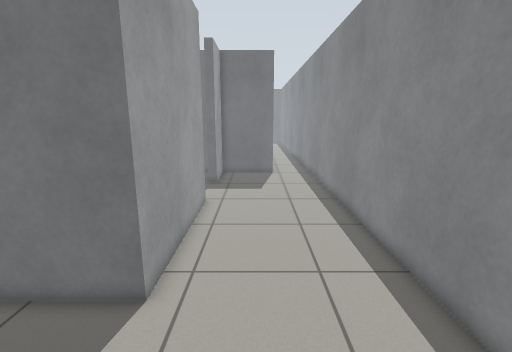
View 1 (above)

17 first-person views from a walk through a Gazebo world. The camera is 1.2 m above the floor, tilts 12° down and sees 85° across. The floor is counted in squares, 0.25 m on a side. Each view is taken from the middle of a square. On the plan, view 1 faces up. The plan holds only what a view shows up to about 20 squares ahead; the rest is blank. The place goes on beyond the plan. Gazebo's built-in surfaces are drawn with simple patterns.

View 2
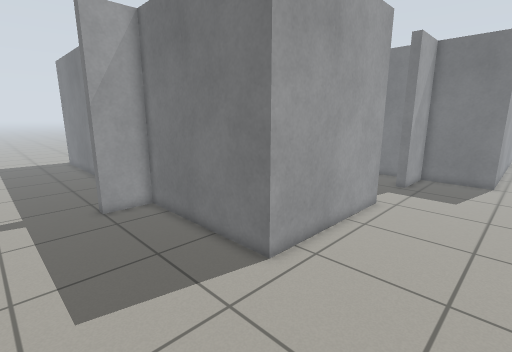

View 3
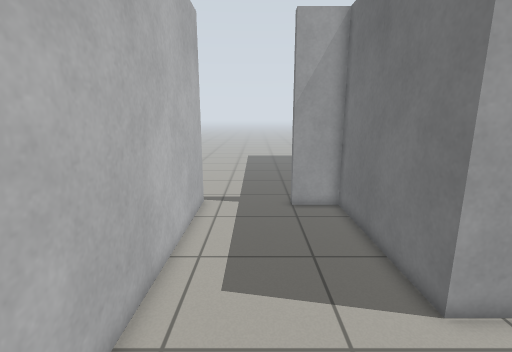

View 4
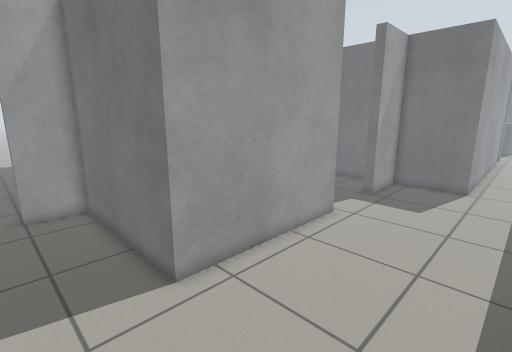

View 5
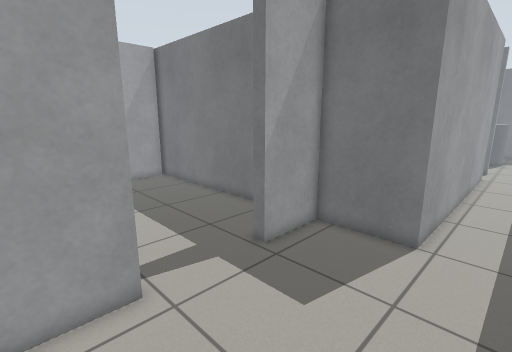

View 6
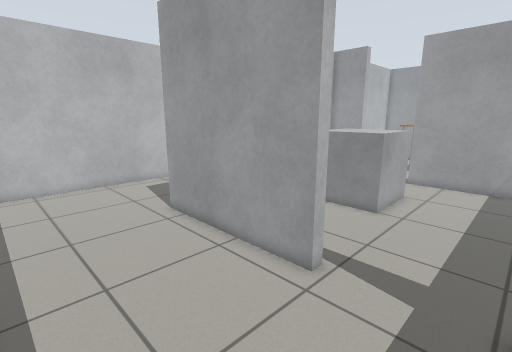

View 7
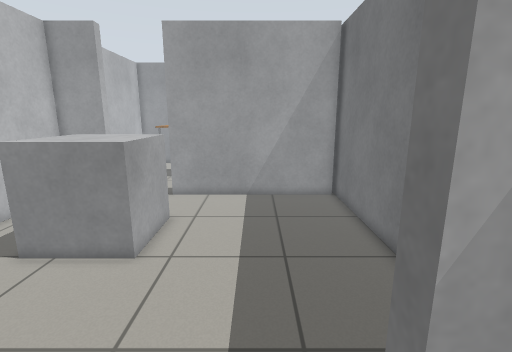

View 8
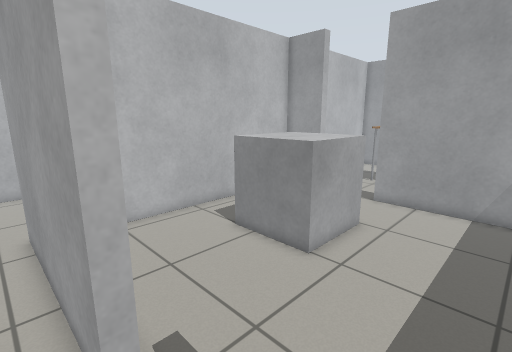

View 9
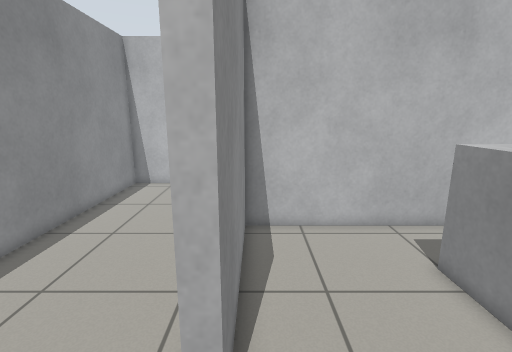

View 10
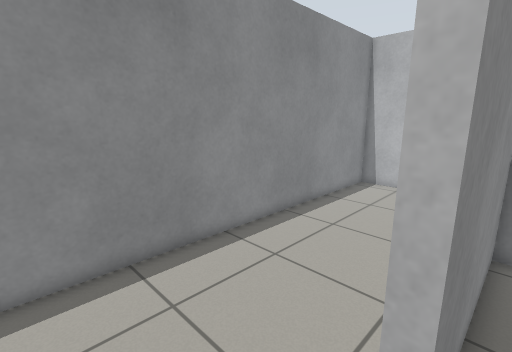

View 11
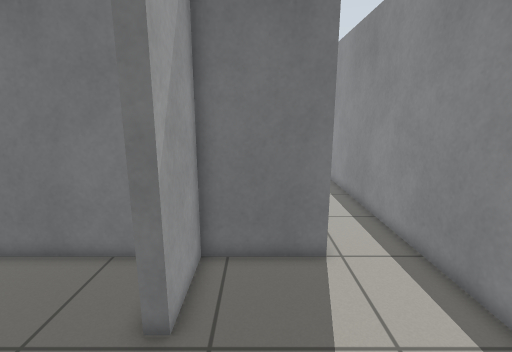

View 12
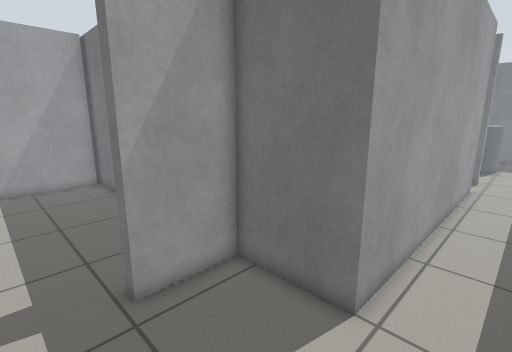

View 13
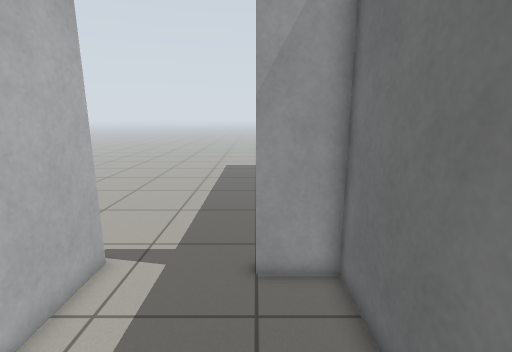

View 14
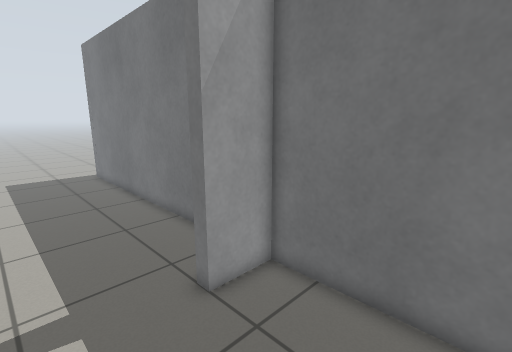

View 15
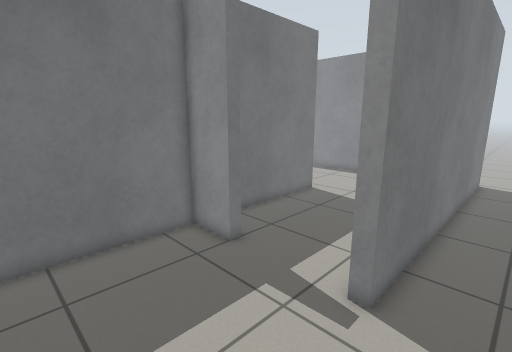

View 16
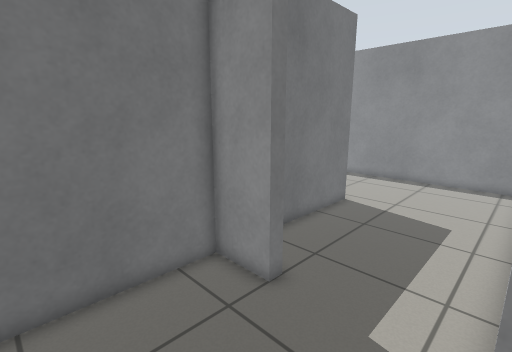

View 17
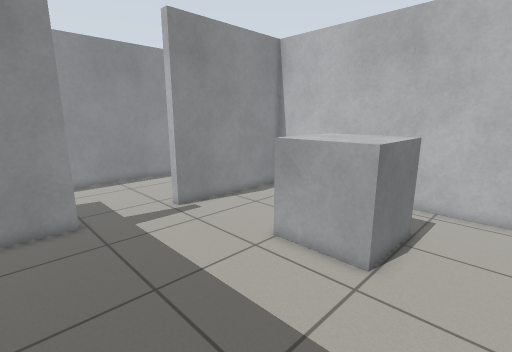

### Floor plan
Points are (right, up) in squares from view 1. A wall is a line through its corners. A room is listed if a view was taken in it or the views show most of it. See-through windows are left out.
Room 1 (views 1, 2, 3, 4, 5, 6, 7, 8, 11, 12, 13, 14)
walls: (-2.9, 15.6) (-2.9, 6.6) (-11.8, 6.6) (-11.8, 4); (-11.4, -1) (4.9, -1) (4.9, 35.9); (1.5, 39.9) (1.5, 24) (-2.9, 24) (-2.9, 20.4)
ways out: opening at (-3.5, 18) to room 2; opening at (-12, 1.5) to room 4
Room 2 (views 9, 10, 17)
walls: (-2.9, 20.4) (-3.5, 20.4) (-3.5, 22.9); (-18, 10) (-18, 7.2) (-3.5, 7.2) (-3.5, 15.6) (-2.9, 15.6); (-5.1, 24) (-18.9, 24); (-18, 23.9) (-18, 13.8)
ways out: opening at (-3.5, 18) to room 1; opening at (-18.5, 12)
objects: other object (-14, 11) to (-10, 15)
Room 3 (view 15)
walls: (5.5, -1.6) (-12.4, -1.6)
ways out: opening at (-16.5, -1.5) to room 4
Room 4 (view 16)
walls: (-11.8, 4) (-12.4, 4) (-12.4, 6.6) (-20.5, 6.6); (-12.4, -1.6) (-12.4, -1) (-11.4, -1)
ways out: opening at (-12, 1.5) to room 1; opening at (-16.5, -1.5) to room 3

Positions as (right, up) in squares from view 1, and headings:
1: (0, 0), facing up
2: (3, 0), facing up-left
3: (3, 2), facing left
4: (4, 3), facing up-left
5: (4, 13), facing up-left
6: (4, 20), facing down-left
7: (-1, 19), facing left
8: (-2, 20), facing down-left
9: (-4, 19), facing down
10: (-4, 19), facing down-right
11: (-1, 15), facing up
12: (4, 18), facing up-left
13: (-4, 4), facing left
14: (-6, 0), facing up-left
15: (-19, -4), facing up-right
16: (-18, -1), facing up-right
17: (-17, 23), facing down-right
